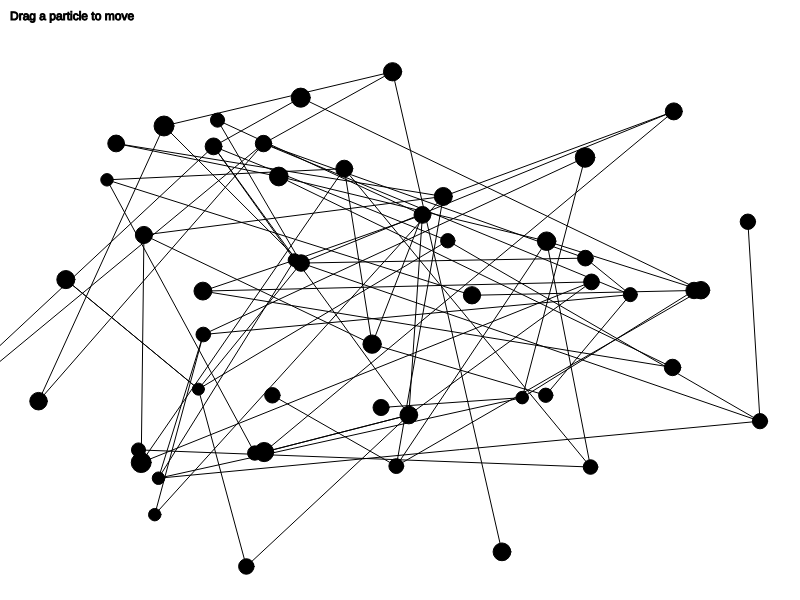
Frame 1 (no input)
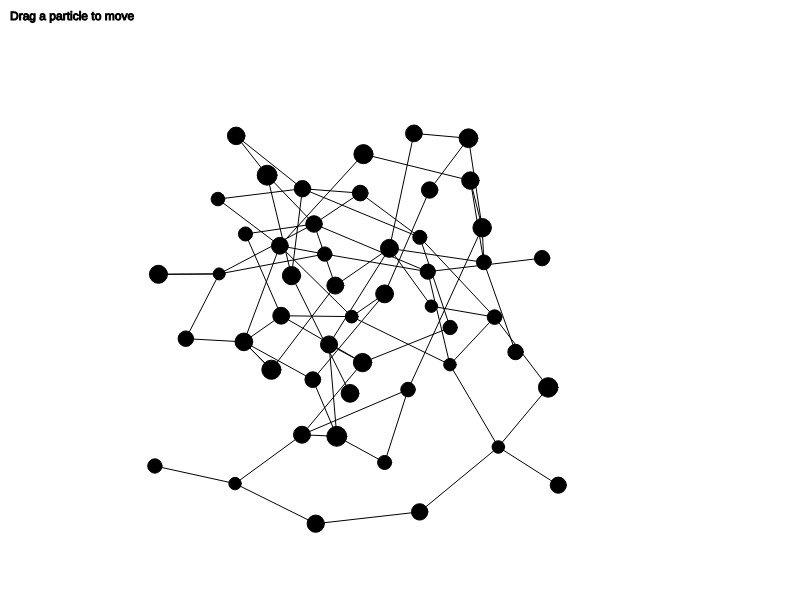
Frame 60 (no input)
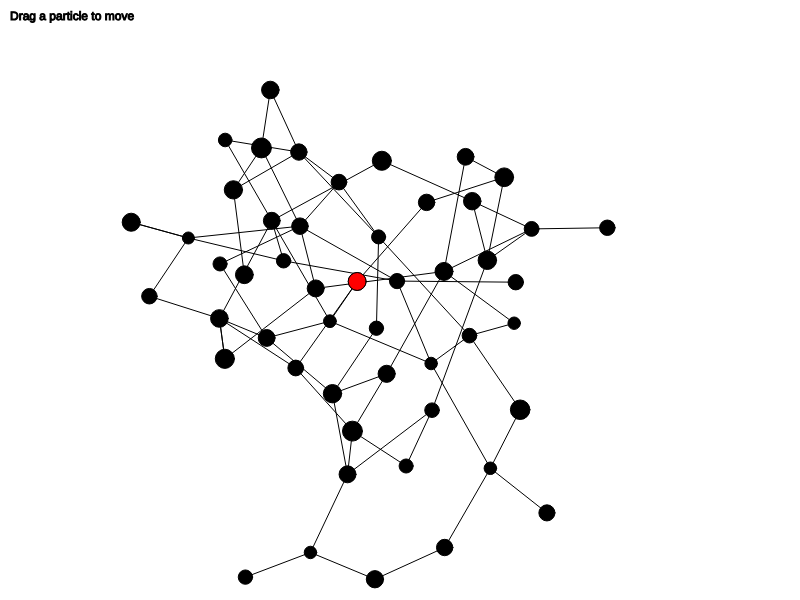
Frame 120 (the mouse pressed at the canvas centre since frame 60)

The p5.js sketch that drew these frames (run headless with seeded random() and noise() and a simulated clock; from frame 60 on, the mouse is pressed at the canvas centre):

// p5.js sketch
// ── sketch.js
let particles = []; // Mảng chứa các particle
let links = []; // Mảng chứa các cặp particle có liên kết
const nParticles = 50; // Số lượng particle
const k = 5000; // Hằng số lực đẩy
const ks = 0.1; // Hằng số lò xo
const r0 = 30; // Độ dài nghỉ của lò xo
const friction = 0.9; // Hệ số ma sát

let selectedParticleIndex = -1; // Index của particle được chọn

function setup() {
    createCanvas(800, 600);
    // Tạo particle ngẫu nhiên
    for (let i = 0; i < nParticles; i++) {
        particles.push(new Particle(random(width), random(height), random(1, 5)));
    }

    // tạo liên kết đan lưới giữa các particles
    // sao cho các particle luôn có ít nhất 1 liên kết
    for (let i = 0; i < particles.length; i++) {
        let nLinks = int(random(1, 3));
        for (let j = 0; j < nLinks; j++) {
            let otherIndex = int(random(particles.length));
            if (otherIndex !== i) {
                links.push([i, otherIndex]);
            }
        }
    }

}

function draw() {
    background(255);

    // Tính lực cho từng particle
    for (let i = 0; i < particles.length; i++) {
        let p1 = particles[i];
        p1.acc.set(0, 0); // Reset gia tốc
        p1.vel.set(0, 0); // Giới hạn vận tốc

        // // Lực đẩy từ các particle khác
        for (let j = 0; j < particles.length; j++) {
            if (i !== j) {
                let p2 = particles[j];
                let dir = p5.Vector.sub(p2.pos, p1.pos);
                let r = dir.mag();
                if (r > 0) {
                    let forceMag = k / (r * r);
                    let force = dir.copy().normalize().mult(-forceMag);
                    p1.applyForce(force);
                }
            }
        }

        // Lực lò xo từ liên kết
        for (let link of links) {
            if (link[0] === i || link[1] === i) {
                let otherIndex = link[0] === i ? link[1] : link[0];
                let p2 = particles[otherIndex];
                let dir = p5.Vector.sub(p1.pos, p2.pos);
                let r = dir.mag();
                if (r > 0) {
                    let forceMag = -ks * (r - r0);
                    let force = dir.copy().normalize().mult(forceMag);
                    p1.applyForce(force);
                }
            }
        }
    }

    // Cập nhật vận tốc và vị trí
    for (let p of particles) {
        p.update();
    }

    // Vẽ liên kết
    stroke(0);
    for (let link of links) {
        let p1 = particles[link[0]];
        let p2 = particles[link[1]];
        line(p1.pos.x, p1.pos.y, p2.pos.x, p2.pos.y);
    }

    // Vẽ particle
    for (let p of particles) {
        p.draw();
    }

    // Vẽ particle được chọn
    if (selectedParticleIndex >= 0) {
        let p = particles[selectedParticleIndex];
        fill(255, 0, 0);
        ellipse(p.pos.x, p.pos.y, 10 + p.mass * 2, 10 + p.mass * 2);
    }

    // Vẽ hướng dẫn
    fill(0);
    stroke(0);
    text("Drag a particle to move", 10, 20);
}

function mousePressed() {
    // tìm particle gần nhất với chuột
    let minDist = Infinity;    
    for (let i = 0; i < particles.length; i++) {
        let d = dist(particles[i].pos.x, particles[i].pos.y, mouseX, mouseY);
        if (d < minDist) {
            minDist = d;
            selectedParticleIndex = i;
        }
    }    
}

function mouseDragged() {
    if (selectedParticleIndex >= 0) {
        particles[selectedParticleIndex].pos.set(mouseX, mouseY);
    }
}

function mouseReleased() {
    selectedParticleIndex = -1;
}


// ── particle.js
class Particle {
    constructor(x, y, mass) {
        this.pos = createVector(x, y);
        this.vel = createVector();
        this.acc = createVector();
        this.mass = mass;
    }

    applyForce(force) {
        this.acc.add(force);
    }

    update() {
        this.vel.add(this.acc);
        this.vel.mult(friction);
        this.pos.add(this.vel);
    }

    draw() {
        fill(0);
        ellipse(this.pos.x, this.pos.y, 10 + this.mass * 2, 10 + this.mass * 2);
    }
}
